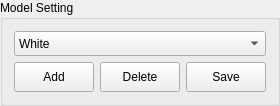
         <widget class="QGroupBox" name="groupBoxModelSetting">
          <property name="maximumSize">
           <size>
            <width>12000000</width>
            <height>16777215</height>
           </size>
          </property>
          <property name="title">
           <string>Model Setting</string>
          </property>
          <layout class="QGridLayout" name="gridLayoutModelSetting">
           <item row="2" column="1">
            <widget class="QPushButton" name="btn_add">
             <property name="minimumSize">
              <size>
               <width>0</width>
               <height>30</height>
              </size>
             </property>
             <property name="text">
              <string>Add</string>
             </property>
            </widget>
           </item>
           <item row="2" column="2">
            <widget class="QPushButton" name="btn_delete">
             <property name="minimumSize">
              <size>
               <width>0</width>
               <height>30</height>
              </size>
             </property>
             <property name="text">
              <string>Delete</string>
             </property>
            </widget>
           </item>
           <item row="2" column="3">
            <widget class="QPushButton" name="btn_save">
             <property name="minimumSize">
              <size>
               <width>0</width>
               <height>30</height>
              </size>
             </property>
             <property name="text">
              <string>Save</string>
             </property>
            </widget>
           </item>
           <item row="0" column="1" rowspan="2" colspan="3">
            <widget class="QComboBox" name="combo_model_setting">
             <property name="minimumSize">
              <size>
               <width>0</width>
               <height>25</height>
              </size>
             </property>
             <item>
              <property name="text">
               <string>White</string>
              </property>
             </item>
             <item>
              <property name="text">
               <string>Black</string>
              </property>
             </item>
            </widget>
           </item>
          </layout>
         </widget>
